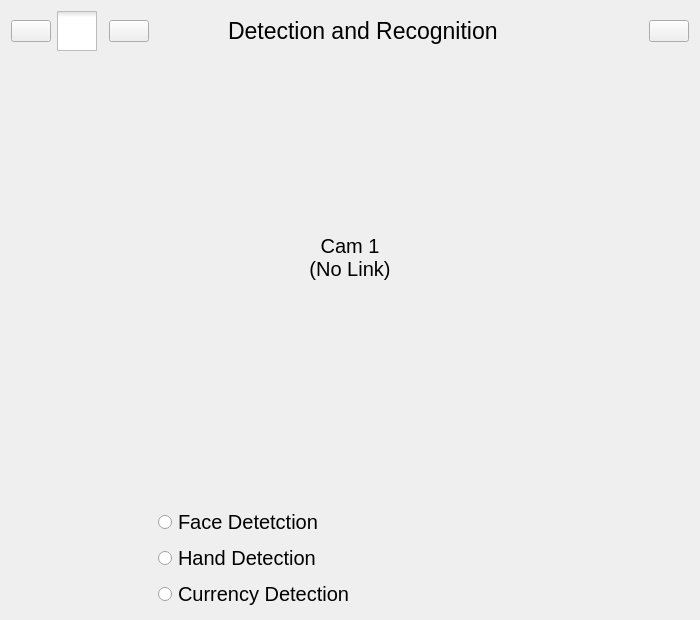
<?xml version="1.0" encoding="UTF-8"?>
<ui version="4.0">
 <class>Detection_Recognition</class>
 <widget class="QWidget" name="Detection_Recognition">
  <property name="geometry">
   <rect>
    <x>0</x>
    <y>0</y>
    <width>700</width>
    <height>620</height>
   </rect>
  </property>
  <property name="minimumSize">
   <size>
    <width>0</width>
    <height>0</height>
   </size>
  </property>
  <property name="windowTitle">
   <string>Face Detction and Recognition</string>
  </property>
  <property name="windowIcon">
   <iconset>
    <normaloff>../Images/Icon.ico</normaloff>../Images/Icon.ico</iconset>
  </property>
  <property name="styleSheet">
   <string notr="true">QProgressBar:horizontal {
    border: 1px solid #3A3939;
    text-align: center;
    padding: 1px;
    background: #201F1F;
}
QProgressBar::chunk:horizontal {
    background-color: qlineargradient(spread:reflect, x1:1, y1:0.545, x2:1, y2:0, stop:0 rgba(28, 66, 111, 255), stop:1 rgba(37, 87, 146, 255));
}

QToolTip
{
    border: 1px solid #3A3939;
    background-color: rgb(90, 102, 117);;
    color: white;
    padding: 1px;
    opacity: 200;
}

QWidget
{
    color: silver;
    background-color: rgb(45,45,68);
    selection-background-color: rgb(45, 45, 68);
	selection-color: rgb(255, 255, 255);
    background-clip: border;
    border-image: none;
    outline: 0;
}

QWidget:item:hover
{
    background-color: #78879b;
    color: black;
}

QCheckBox
{
    spacing: 5px;
    outline: none;
    color: #bbb;
    margin-bottom: 2px;
}

QCheckBox:disabled
{
    color: #777777;
}


QMenuBar
{
    background-color: #302F2F;
    color: silver;
}

QMenuBar::item
{
    background: transparent;
}

QMenuBar::item:selected
{
    background: transparent;
    border: 1px solid #3A3939;
}

QMenuBar::item:pressed
{
    border: 1px solid #3A3939;
    background-color: #3d8ec9;
    color: black;
    margin-bottom:-1px;
    padding-bottom:1px;
}

QMenu
{
    border: 1px solid #3A3939;
    color: silver;
    margin: 1px;
}

QMenu::icon
{
    margin: 1px;
}

QMenu::item
{
    padding: 2px 2px 2px 25px;
    margin-left: 5px;
    border: 1px solid transparent; /* reserve space for selection border */
}

QMenu::item:selected
{
    color: black;
}

QMenu::separator {
    height: 2px;
    background: lightblue;
    margin-left: 10px;
    margin-right: 5px;
}

QMenu::indicator {
    width: 16px;
    height: 16px;
}

/* non-exclusive indicator = check box style indicator
   (see QActionGroup::setExclusive) */
QMenu::indicator:non-exclusive:unchecked {
    image: url(:/dark_blue/img/checkbox_unchecked.png);
}

QMenu::indicator:non-exclusive:unchecked:selected {
    image: url(:/dark_blue/img/checkbox_unchecked_disabled.png);
}

QMenu::indicator:non-exclusive:checked {
    image: url(:/dark_blue/img/checkbox_checked.png);
}

QMenu::indicator:non-exclusive:checked:selected {
    image: url(:/dark_blue/img/checkbox_checked_disabled.png);
}

/* exclusive indicator = radio button style indicator (see QActionGroup::setExclusive) */
QMenu::indicator:exclusive:unchecked {
    image: url(:/dark_blue/img/radio_unchecked.png);
}

QMenu::indicator:exclusive:unchecked:selected {
    image: url(:/dark_blue/img/radio_unchecked_disabled.png);
}

QMenu::indicator:exclusive:checked {
    image: url(:/dark_blue/img/radio_checked.png);
}

QMenu::indicator:exclusive:checked:selected {
    image: url(:/dark_blue/img/radio_checked_disabled.png);
}

QMenu::right-arrow {
    margin: 5px;
    image: url(:/dark_blue/img/right_arrow.png)
}


QWidget:disabled
{
    color: #808080;
    background-color: #302F2F;
}

QAbstractItemView
{
    alternate-background-color: #3A3939;
    color: silver;
    border: 1px solid 3A3939;
    border-radius: 2px;
    padding: 1px;
}

QWidget:focus, QMenuBar:focus
{
    border: 1px solid #78879b;
}

QTabWidget:focus, QCheckBox:focus, QRadioButton:focus, QSlider:focus
{
    border: none;
}

QLineEdit
{
    background-color: #201F1F;
    padding: 2px;
    border-style: solid;
    border: 1px solid #3A3939;
    border-radius: 8px;
    color: silver;
	font-size:17px;
}

QGroupBox {
    border:1px solid #3A3939;
    border-radius: 2px;
    margin-top: 20px;
    background-color: #302F2F;
    color: silver;
}

QGroupBox::title {
    subcontrol-origin: margin;
    subcontrol-position: top center;
    padding-left: 10px;
    padding-right: 10px;
    padding-top: 10px;
}

QAbstractScrollArea
{
    border-radius: 2px;
    border: 1px solid #3A3939;
    background-color: transparent;
}

QScrollBar:horizontal
{
    height: 15px;
    margin: 3px 15px 3px 15px;
    border: 1px transparent #2A2929;
    border-radius: 4px;
    background-color: #2A2929;
}

QScrollBar::handle:horizontal
{
    background-color: #605F5F;
    min-width: 5px;
    border-radius: 4px;
}

QScrollBar::add-line:horizontal
{
    margin: 0px 3px 0px 3px;
    border-image: url(:/dark_blue/img/right_arrow_disabled.png);
    width: 10px;
    height: 10px;
    subcontrol-position: right;
    subcontrol-origin: margin;
}

QScrollBar::sub-line:horizontal
{
    margin: 0px 3px 0px 3px;
    border-image: url(:/dark_blue/img/left_arrow_disabled.png);
    height: 10px;
    width: 10px;
    subcontrol-position: left;
    subcontrol-origin: margin;
}

QScrollBar::add-line:horizontal:hover,QScrollBar::add-line:horizontal:on
{
    border-image: url(:/dark_blue/img/right_arrow.png);
    height: 10px;
    width: 10px;
    subcontrol-position: right;
    subcontrol-origin: margin;
}


QScrollBar::sub-line:horizontal:hover, QScrollBar::sub-line:horizontal:on
{
    border-image: url(:/dark_blue/img/left_arrow.png);
    height: 10px;
    width: 10px;
    subcontrol-position: left;
    subcontrol-origin: margin;
}

QScrollBar::up-arrow:horizontal, QScrollBar::down-arrow:horizontal
{
    background: none;
}


QScrollBar::add-page:horizontal, QScrollBar::sub-page:horizontal
{
    background: none;
}

QScrollBar:vertical
{
    background-color: rgb(59,59,90);
    width: 10px;
    
    border-radius: 4px;
}

QScrollBar::handle:vertical
{
    background-color: rgb(80,80,122);
    min-height: 30px;
    border-radius: 4px;
}

QScrollBar::handle:vertical:hover
{
    background-color: rgb(255,0,127);
}

QScrollBar::handle:vertical:pressed
{
    background-color: rgb(185,0,92);
}

QScrollBar::sub-line:vertical
{
    margin: 3px 0px 3px 0px;
    border-image: url(:/dark_blue/img/up_arrow_disabled.png);
    height: 10px;
    width: 10px;
    subcontrol-position: top;
    subcontrol-origin: margin;
}

QScrollBar::add-line:vertical
{
    margin: 3px 0px 3px 0px;
    border-image: url(:/dark_blue/img/down_arrow_disabled.png);
    height: 10px;
    width: 10px;
    subcontrol-position: bottom;
    subcontrol-origin: margin;
}

QScrollBar::sub-line:vertical:hover,QScrollBar::sub-line:vertical:on
{

    border-image: url(:/dark_blue/img/up_arrow.png);
    height: 10px;
    width: 10px;
    subcontrol-position: top;
    subcontrol-origin: margin;
}


QScrollBar::add-line:vertical:hover, QScrollBar::add-line:vertical:on
{
    border-image: url(:/dark_blue/img/down_arrow.png);
    height: 10px;
    width: 10px;
    subcontrol-position: bottom;
    subcontrol-origin: margin;
}

QScrollBar::up-arrow:vertical, QScrollBar::down-arrow:vertical
{
    background: none;
}


QScrollBar::add-page:vertical, QScrollBar::sub-page:vertical
{
    background: none;
}

QTextEdit
{
    background-color: #201F1F;
    color: silver;
    border: 1px solid #3A3939;
}

QPlainTextEdit
{
    background-color: #201F1F;;
    color: silver;
    border-radius: 2px;
    border: 1px solid #3A3939;
}

QHeaderView::section
{
    background-color: #3A3939;
    color: silver;
    padding-left: 4px;
    border: 1px solid #6c6c6c;
}

QSizeGrip {
    image: url(:/dark_blue/img/sizegrip.png);
    width: 12px;
    height: 12px;
}

QMainWindow
{
    background-color: #302F2F;

}

QMainWindow::separator
{
    background-color: #302F2F;
    color: white;
    padding-left: 4px;
    spacing: 2px;
    border: 1px dashed #3A3939;
}

QMainWindow::separator:hover
{

    background-color: #787876;
    color: white;
    padding-left: 4px;
    border: 1px solid #3A3939;
    spacing: 2px;
}


QMenu::separator
{
    height: 1px;
    background-color: #3A3939;
    color: white;
    padding-left: 4px;
    margin-left: 10px;
    margin-right: 5px;
}


QFrame
{
    border-radius: 2px;
    border: 1px solid #444;
}

QFrame[frameShape=&quot;0&quot;]
{
    border-radius: 2px;
    border: 1px transparent #444;
}

QStackedWidget
{
    background-color: #302F2F;
    border: 1px transparent black;
}

QToolBar {
    border: 1px transparent #393838;
    background: 1px solid #302F2F;
    font-weight: bold;
}

QToolBar::handle:horizontal {
    image: url(:/dark_blue/img/Hmovetoolbar.png);
}
QToolBar::handle:vertical {
    image: url(:/dark_blue/img/Vmovetoolbar.png);
}
QToolBar::separator:horizontal {
    image: url(:/dark_blue/img/Hsepartoolbar.png);
}
QToolBar::separator:vertical {
    image: url(:/dark_blue/img/Vsepartoolbars.png);
}

QPushButton
{
	font-size:15px;
    color: silver;
    background-color: rgb(45,45,68);
    border-width: 2px;
    border-color: rgb(74,73,120);
    border-style: solid;
    padding-top: 2px;
    padding-bottom: 2px;
    padding-left: 10px;
    padding-right: 10px;
    border-radius: 10px;
    /* outline: none; */
    /* min-width: 40px; */
}

QPushButton:disabled
{
    background-color: #302F2F;
    border-width: 2px;
    border-color: #3A3939;
    border-style: solid;
    padding-top: 2px;
    padding-bottom: 2px;
    padding-left: 10px;
    padding-right: 10px;
    /*border-radius: 2px;*/
    color: #808080;
}

QComboBox
{
    selection-background-color: #3d8ec9;
    background-color: #201F1F;
    border-style: solid;
    border: 1px solid #3A3939;
    border-radius: 2px;
    padding: 2px;
    min-width: 75px;
}

QPushButton:checked{
    background-color: #4A4949;
    border-color: #6A6969;
}

QPushButton:hover {
    border: 2px solid #78879b;
    color: silver;
}

QComboBox:hover, QAbstractSpinBox:hover,QLineEdit:hover,QTextEdit:hover,QPlainTextEdit:hover,QAbstractView:hover,QTreeView:hover
{
    border: 1px solid #78879b;
    color: silver;
}

QComboBox:on
{
    background-color: #626873;
    padding-top: 3px;
    padding-left: 4px;
    selection-background-color: #4a4a4a;
}

QComboBox QAbstractItemView
{
    background-color: #201F1F;
    border-radius: 2px;
    border: 1px solid #444;
    selection-background-color: #3d8ec9;
    color: silver;
}

QComboBox::drop-down
{
    subcontrol-origin: padding;
    subcontrol-position: top right;
    width: 15px;

    border-left-width: 0px;
    border-left-color: darkgray;
    border-left-style: solid;
    border-top-right-radius: 3px;
    border-bottom-right-radius: 3px;
}

QComboBox::down-arrow
{
    image: url(:/dark_blue/img/down_arrow_disabled.png);
}

QComboBox::down-arrow:on, QComboBox::down-arrow:hover,
QComboBox::down-arrow:focus
{
    image: url(:/dark_blue/img/down_arrow.png);
}

QPushButton:pressed
{
    background-color: #3d8ec9;;
}

QAbstractSpinBox {
    padding-top: 2px;
    padding-bottom: 2px;
    border: 1px solid #3A3939;
    background-color: #201F1F;
    color: silver;
    border-radius: 2px;
    min-width: 75px;
}

QAbstractSpinBox:up-button
{
    background-color: transparent;
    subcontrol-origin: border;
    subcontrol-position: top right;
}

QAbstractSpinBox:down-button
{
    background-color: transparent;
    subcontrol-origin: border;
    subcontrol-position: bottom right;
}

QAbstractSpinBox::up-arrow,QAbstractSpinBox::up-arrow:disabled,QAbstractSpinBox::up-arrow:off {
    image: url(:/dark_blue/img/up_arrow_disabled.png);
    width: 10px;
    height: 10px;
}
QAbstractSpinBox::up-arrow:hover
{
    image: url(:/dark_blue/img/up_arrow.png);
}


QAbstractSpinBox::down-arrow,QAbstractSpinBox::down-arrow:disabled,QAbstractSpinBox::down-arrow:off
{
    image: url(:/dark_blue/img/down_arrow_disabled.png);
    width: 10px;
    height: 10px;
}
QAbstractSpinBox::down-arrow:hover
{
    image: url(:/dark_blue/img/down_arrow.png);
}


QLabel
{
    border: 0px solid black;
}

QTabWidget{
    border: 1px transparent black;
}

QTabWidget::pane {
    border: 1px solid #444;
    border-radius: 3px;
    padding: 3px;
}

QTabBar
{
    qproperty-drawBase: 0;
    left: 5px; /* move to the right by 5px */
}

QTabBar:focus
{
    border: 0px transparent black;
}

QTabBar::close-button  {
    image: url(:/dark_blue/img/close.png);
    background: transparent;
}

QTabBar::close-button:hover
{
    image: url(:/dark_blue/img/close-hover.png);
    background: transparent;
}

QTabBar::close-button:pressed {
    image: url(:/dark_blue/img/close-pressed.png);
    background: transparent;
}

/* TOP TABS */
QTabBar::tab:top {
    color: #b1b1b1;
    border: 1px solid #4A4949;
    border-bottom: 1px transparent black;
    background-color: #302F2F;
    padding: 5px;
    border-top-left-radius: 2px;
    border-top-right-radius: 2px;
}

QTabBar::tab:top:!selected
{
    color: #b1b1b1;
    background-color: #201F1F;
    border: 1px transparent #4A4949;
    border-bottom: 1px transparent #4A4949;
    border-top-left-radius: 0px;
    border-top-right-radius: 0px;
}

QTabBar::tab:top:!selected:hover {
    background-color: #48576b;
}

/* BOTTOM TABS */
QTabBar::tab:bottom {
    color: #b1b1b1;
    border: 1px solid #4A4949;
    border-top: 1px transparent black;
    background-color: #302F2F;
    padding: 5px;
    border-bottom-left-radius: 2px;
    border-bottom-right-radius: 2px;
}

QTabBar::tab:bottom:!selected
{
    color: #b1b1b1;
    background-color: #201F1F;
    border: 1px transparent #4A4949;
    border-top: 1px transparent #4A4949;
    border-bottom-left-radius: 0px;
    border-bottom-right-radius: 0px;
}

QTabBar::tab:bottom:!selected:hover {
    background-color: #78879b;
}

/* LEFT TABS */
QTabBar::tab:left {
    color: #b1b1b1;
    border: 1px solid #4A4949;
    border-left: 1px transparent black;
    background-color: #302F2F;
    padding: 5px;
    border-top-right-radius: 2px;
    border-bottom-right-radius: 2px;
}

QTabBar::tab:left:!selected
{
    color: #b1b1b1;
    background-color: #201F1F;
    border: 1px transparent #4A4949;
    border-right: 1px transparent #4A4949;
    border-top-right-radius: 0px;
    border-bottom-right-radius: 0px;
}

QTabBar::tab:left:!selected:hover {
    background-color: #48576b;
}


/* RIGHT TABS */
QTabBar::tab:right {
    color: #b1b1b1;
    border: 1px solid #4A4949;
    border-right: 1px transparent black;
    background-color: #302F2F;
    padding: 5px;
    border-top-left-radius: 2px;
    border-bottom-left-radius: 2px;
}

QTabBar::tab:right:!selected
{
    color: #b1b1b1;
    background-color: #201F1F;
    border: 1px transparent #4A4949;
    border-right: 1px transparent #4A4949;
    border-top-left-radius: 0px;
    border-bottom-left-radius: 0px;
}

QTabBar::tab:right:!selected:hover {
    background-color: #48576b;
}

QTabBar QToolButton::right-arrow:enabled {
     image: url(:/dark_blue/img/right_arrow.png);
 }

 QTabBar QToolButton::left-arrow:enabled {
     image: url(:/dark_blue/img/left_arrow.png);
 }

QTabBar QToolButton::right-arrow:disabled {
     image: url(:/dark_blue/img/right_arrow_disabled.png);
 }

 QTabBar QToolButton::left-arrow:disabled {
     image: url(:/dark_blue/img/left_arrow_disabled.png);
 }


QDockWidget {
    border: 1px solid #403F3F;
    titlebar-close-icon: url(:/dark_blue/img/close.png);
    titlebar-normal-icon: url(:/dark_blue/img/undock.png);
}

QDockWidget::close-button, QDockWidget::float-button {
    border: 1px solid transparent;
    border-radius: 2px;
    background: transparent;
}

QDockWidget::close-button:hover, QDockWidget::float-button:hover {
    background: rgba(255, 255, 255, 10);
}

QDockWidget::close-button:pressed, QDockWidget::float-button:pressed {
    padding: 1px -1px -1px 1px;
    background: rgba(255, 255, 255, 10);
}

QTreeView, QListView, QTextBrowser, AtLineEdit, AtLineEdit::hover {
    border: 1px solid #444;
    background-color: silver;
    border-radius: 3px;
    margin-left: 3px;
    color: black;
}

QTreeView:branch:selected, QTreeView:branch:hover {
    background: url(:/dark_blue/img/transparent.png);
}

QTreeView::branch:has-siblings:!adjoins-item {
    border-image: url(:/dark_blue/img/transparent.png);
}

QTreeView::branch:has-siblings:adjoins-item {
    border-image: url(:/dark_blue/img/transparent.png);
}

QTreeView::branch:!has-children:!has-siblings:adjoins-item {
    border-image: url(:/dark_blue/img/transparent.png);
}

QTreeView::branch:has-children:!has-siblings:closed,
QTreeView::branch:closed:has-children:has-siblings {
    image: url(:/dark_blue/img/branch_closed.png);
}

QTreeView::branch:open:has-children:!has-siblings,
QTreeView::branch:open:has-children:has-siblings  {
    image: url(:/dark_blue/img/branch_open.png);
}

QTreeView::branch:has-children:!has-siblings:closed:hover,
QTreeView::branch:closed:has-children:has-siblings:hover {
    image: url(:/dark_blue/img/branch_closed-on.png);
    }

QTreeView::branch:open:has-children:!has-siblings:hover,
QTreeView::branch:open:has-children:has-siblings:hover  {
    image: url(:/dark_blue/img/branch_open-on.png);
    }

QListView::item:!selected:hover, QListView::item:!selected:hover, QTreeView::item:!selected:hover  {
    background: rgba(0, 0, 0, 0);
    outline: 0;
    color: #FFFFFF
}

QListView::item:selected:hover, QListView::item:selected:hover, QTreeView::item:selected:hover  {
    background: #3d8ec9;
    color: #FFFFFF;
}

QSlider::groove:horizontal {
    border: 1px solid #3A3939;
    height: 8px;
    background: #201F1F;
    margin: 2px 0;
    border-radius: 2px;
}

QSlider::handle:horizontal {
    background: QLinearGradient( x1: 0, y1: 0, x2: 0, y2: 1,
      stop: 0.0 silver, stop: 0.2 #a8a8a8, stop: 1 #727272);
    border: 1px solid #3A3939;
    width: 14px;
    height: 14px;
    margin: -4px 0;
    border-radius: 2px;
}

QSlider::groove:vertical {
    border: 1px solid #3A3939;
    width: 8px;
    background: #201F1F;
    margin: 0 0px;
    border-radius: 2px;
}

QSlider::handle:vertical {
    background: QLinearGradient( x1: 0, y1: 0, x2: 0, y2: 1, stop: 0.0 silver,
    stop: 0.2 #a8a8a8, stop: 1 #727272);
    border: 1px solid #3A3939;
    width: 14px;
    height: 14px;
    margin: 0 -4px;
    border-radius: 2px;
}

QToolButton {
    /*  background-color: transparent; */
    border: 2px transparent #4A4949;
    border-radius: 4px;
    background-color: dimgray;
    margin: 2px;
    padding: 2px;
}

QToolButton[popupMode=&quot;1&quot;] { /* only for MenuButtonPopup */
 padding-right: 20px; /* make way for the popup button */
 border: 2px transparent #4A4949;
 border-radius: 4px;
}

QToolButton[popupMode=&quot;2&quot;] { /* only for InstantPopup */
 padding-right: 10px; /* make way for the popup button */
 border: 2px transparent #4A4949;
}


QToolButton:hover, QToolButton::menu-button:hover {
    border: 2px solid #78879b;
}

QToolButton:checked, QToolButton:pressed,
    QToolButton::menu-button:pressed {
    background-color: #4A4949;
    border: 2px solid #78879b;
}

/* the subcontrol below is used only in the InstantPopup or DelayedPopup mode */
QToolButton::menu-indicator {
    image: url(:/dark_blue/img/down_arrow.png);
    top: -7px; left: -2px; /* shift it a bit */
}

/* the subcontrols below are used only in the MenuButtonPopup mode */
QToolButton::menu-button {
    border: 1px transparent #4A4949;
    border-top-right-radius: 6px;
    border-bottom-right-radius: 6px;
    /* 16px width + 4px for border = 20px allocated above */
    width: 16px;
    outline: none;
}

QToolButton::menu-arrow {
    image: url(:/dark_blue/img/down_arrow.png);
}

QToolButton::menu-arrow:open {
    top: 1px; left: 1px; /* shift it a bit */
    border: 1px solid #3A3939;
}

QPushButton::menu-indicator  {
    subcontrol-origin: padding;
    subcontrol-position: bottom right;
    left: 4px;
}

QTableView
{
    border: 1px solid #444;
    gridline-color: #6c6c6c;
    background-color: #201F1F;
}


QTableView, QHeaderView
{
    border-radius: 0px;
}



QTableView::item:selected:active, QTreeView::item:selected:active, QListView::item:selected:active  {
    background: rgb(45, 45, 68);
    color: rgb(255, 255, 255);
}


QHeaderView
{
    border: 1px transparent;
    border-radius: 2px;
    margin: 0px;
    padding: 0px;
}

QHeaderView::section  {
    background-color: #3A3939;
    color: silver;
    padding: 4px;
    border: 1px solid #6c6c6c;
    border-radius: 0px;
    text-align: center;
}

QHeaderView::section::vertical::first, QHeaderView::section::vertical::only-one
{
    border-top: 1px solid #6c6c6c;
}

QHeaderView::section::vertical
{
    border-top: transparent;
}

QHeaderView::section::horizontal::first, QHeaderView::section::horizontal::only-one
{
    border-left: 1px solid #6c6c6c;
}

QHeaderView::section::horizontal
{
    border-left: transparent;
}


QHeaderView::section:checked
 {
    color: white;
    background-color: #5A5959;
 }

 /* style the sort indicator */
QHeaderView::down-arrow {
    image: url(:/dark_blue/img/down_arrow.png);
}

QHeaderView::up-arrow {
    image: url(:/dark_blue/img/up_arrow.png);
}


QTableCornerButton::section {
    background-color: #3A3939;
    border: 1px solid #3A3939;
    border-radius: 2px;
}

QToolBox  {
    padding: 3px;
    border: 1px transparent black;
}

QToolBox::tab {
    color: #b1b1b1;
    background-color: #302F2F;
    border: 1px solid #4A4949;
    border-bottom: 1px transparent #302F2F;
    border-top-left-radius: 5px;
    border-top-right-radius: 5px;
}

 QToolBox::tab:selected { /* italicize selected tabs */
    font: italic;
    background-color: #302F2F;
    border-color: #3d8ec9;
 }

QStatusBar::item {
    border: 1px solid #3A3939;
    border-radius: 2px;
 }


QFrame[height=&quot;3&quot;], QFrame[width=&quot;3&quot;] {
    background-color: #AAA;
}


QSplitter::handle {
    border: 1px dashed #3A3939;
}

QSplitter::handle:hover {
    background-color: #787876;
    border: 1px solid #3A3939;
}

QSplitter::handle:horizontal {
    width: 1px;
}

QSplitter::handle:vertical {
    height: 1px;
}

QListWidget {
    background-color: silver;
    border-radius: 5px;
    margin-left: 5px;
}

QListWidget::item {
    color: black;
}

QMessageBox {
    messagebox-critical-icon	: url(:/dark_blue/img/critical.png);
    messagebox-information-icon	: url(:/dark_blue/img/information.png);
    messagebox-question-icon	: url(:/dark_blue/img/question.png);
    messagebox-warning-icon:    : url(:/dark_blue/img/warning.png);
}

ColorButton::enabled {
    border-radius: 0px;
    border: 1px solid #444444;
}

ColorButton::disabled {
    border-radius: 0px;
    border: 1px solid #AAAAAA;
}</string>
  </property>
  <layout class="QVBoxLayout" name="verticalLayout_3">
   <item>
    <layout class="QHBoxLayout" name="horizontalLayout">
     <item>
      <widget class="QPushButton" name="rotateL">
       <property name="styleSheet">
        <string notr="true">border-color: rgb(45,45,68);</string>
       </property>
       <property name="text">
        <string/>
       </property>
       <property name="icon">
        <iconset>
         <normaloff>../Images/rotate_left-removebg-preview.png</normaloff>../Images/rotate_left-removebg-preview.png</iconset>
       </property>
       <property name="iconSize">
        <size>
         <width>30</width>
         <height>30</height>
        </size>
       </property>
      </widget>
     </item>
     <item>
      <widget class="QCheckBox" name="togCam">
       <property name="styleSheet">
        <string notr="true">QCheckBox::indicator{
	width: 40px;
	height: 40px;
}

QCheckBox::indicator:unchecked {
	image: url(./Images/switch_off.png)
}

QCheckBox::indicator:checked {
	image: url(./Images/switch_on.png)
}
QCheckBox {
color: rgb(45,45,68);
}</string>
       </property>
       <property name="text">
        <string/>
       </property>
      </widget>
     </item>
     <item>
      <widget class="QPushButton" name="rotateR">
       <property name="styleSheet">
        <string notr="true">border-color: rgb(45,45,68);</string>
       </property>
       <property name="text">
        <string/>
       </property>
       <property name="icon">
        <iconset>
         <normaloff>../Images/rotate_right-removebg-preview.png</normaloff>../Images/rotate_right-removebg-preview.png</iconset>
       </property>
       <property name="iconSize">
        <size>
         <width>30</width>
         <height>30</height>
        </size>
       </property>
      </widget>
     </item>
     <item>
      <spacer name="horizontalSpacer_4">
       <property name="orientation">
        <enum>Qt::Horizontal</enum>
       </property>
       <property name="sizeHint" stdset="0">
        <size>
         <width>40</width>
         <height>20</height>
        </size>
       </property>
      </spacer>
     </item>
     <item>
      <widget class="QLabel" name="title">
       <property name="font">
        <font>
         <pointsize>17</pointsize>
        </font>
       </property>
       <property name="text">
        <string>Detection and Recognition</string>
       </property>
      </widget>
     </item>
     <item>
      <spacer name="horizontalSpacer_2">
       <property name="orientation">
        <enum>Qt::Horizontal</enum>
       </property>
       <property name="sizeHint" stdset="0">
        <size>
         <width>40</width>
         <height>20</height>
        </size>
       </property>
      </spacer>
     </item>
     <item>
      <spacer name="horizontalSpacer_5">
       <property name="orientation">
        <enum>Qt::Horizontal</enum>
       </property>
       <property name="sizeHint" stdset="0">
        <size>
         <width>40</width>
         <height>20</height>
        </size>
       </property>
      </spacer>
     </item>
     <item>
      <widget class="QPushButton" name="exit">
       <property name="styleSheet">
        <string notr="true">border-color: rgb(45,45,68);</string>
       </property>
       <property name="text">
        <string/>
       </property>
       <property name="icon">
        <iconset>
         <normaloff>../Images/cross.png</normaloff>../Images/cross.png</iconset>
       </property>
       <property name="iconSize">
        <size>
         <width>50</width>
         <height>50</height>
        </size>
       </property>
      </widget>
     </item>
    </layout>
   </item>
   <item>
    <layout class="QHBoxLayout" name="horizontalLayout_2">
     <item>
      <spacer name="horizontalSpacer_9">
       <property name="orientation">
        <enum>Qt::Horizontal</enum>
       </property>
       <property name="sizeHint" stdset="0">
        <size>
         <width>40</width>
         <height>20</height>
        </size>
       </property>
      </spacer>
     </item>
     <item>
      <widget class="QLabel" name="cam1">
       <property name="minimumSize">
        <size>
         <width>420</width>
         <height>400</height>
        </size>
       </property>
       <property name="font">
        <font>
         <pointsize>15</pointsize>
        </font>
       </property>
       <property name="styleSheet">
        <string notr="true">border-width: 3px;
border-color: rgb(74,73,120);
border-radius: 15px;</string>
       </property>
       <property name="text">
        <string>Cam 1
(No Link)</string>
       </property>
       <property name="scaledContents">
        <bool>true</bool>
       </property>
       <property name="alignment">
        <set>Qt::AlignCenter</set>
       </property>
      </widget>
     </item>
     <item>
      <spacer name="horizontalSpacer_10">
       <property name="orientation">
        <enum>Qt::Horizontal</enum>
       </property>
       <property name="sizeHint" stdset="0">
        <size>
         <width>40</width>
         <height>20</height>
        </size>
       </property>
      </spacer>
     </item>
    </layout>
   </item>
   <item>
    <spacer name="verticalSpacer_2">
     <property name="orientation">
      <enum>Qt::Vertical</enum>
     </property>
     <property name="sizeHint" stdset="0">
      <size>
       <width>20</width>
       <height>40</height>
      </size>
     </property>
    </spacer>
   </item>
   <item>
    <spacer name="verticalSpacer">
     <property name="orientation">
      <enum>Qt::Vertical</enum>
     </property>
     <property name="sizeHint" stdset="0">
      <size>
       <width>20</width>
       <height>40</height>
      </size>
     </property>
    </spacer>
   </item>
   <item>
    <layout class="QHBoxLayout" name="horizontalLayout_5">
     <item>
      <spacer name="horizontalSpacer_6">
       <property name="orientation">
        <enum>Qt::Horizontal</enum>
       </property>
       <property name="sizeHint" stdset="0">
        <size>
         <width>40</width>
         <height>20</height>
        </size>
       </property>
      </spacer>
     </item>
     <item>
      <layout class="QVBoxLayout" name="verticalLayout">
       <item>
        <widget class="QRadioButton" name="face">
         <property name="font">
          <font>
           <pointsize>15</pointsize>
          </font>
         </property>
         <property name="text">
          <string>Face Detetction</string>
         </property>
         <property name="checkable">
          <bool>true</bool>
         </property>
         <property name="checked">
          <bool>false</bool>
         </property>
        </widget>
       </item>
       <item>
        <widget class="QRadioButton" name="hand">
         <property name="font">
          <font>
           <pointsize>15</pointsize>
          </font>
         </property>
         <property name="text">
          <string>Hand Detection</string>
         </property>
        </widget>
       </item>
       <item>
        <widget class="QRadioButton" name="currency">
         <property name="font">
          <font>
           <pointsize>15</pointsize>
          </font>
         </property>
         <property name="text">
          <string>Currency Detection</string>
         </property>
        </widget>
       </item>
      </layout>
     </item>
     <item>
      <spacer name="horizontalSpacer_3">
       <property name="orientation">
        <enum>Qt::Horizontal</enum>
       </property>
       <property name="sizeHint" stdset="0">
        <size>
         <width>40</width>
         <height>20</height>
        </size>
       </property>
      </spacer>
     </item>
     <item>
      <layout class="QVBoxLayout" name="verticalLayout_2">
       <item>
        <layout class="QHBoxLayout" name="horizontalLayout_4">
         <item>
          <widget class="QLabel" name="detection">
           <property name="font">
            <font>
             <pointsize>17</pointsize>
             <bold>true</bold>
            </font>
           </property>
           <property name="text">
            <string/>
           </property>
          </widget>
         </item>
         <item>
          <widget class="QLabel" name="detected">
           <property name="font">
            <font>
             <pointsize>17</pointsize>
            </font>
           </property>
           <property name="styleSheet">
            <string notr="true">color: rgb(0, 255, 0);</string>
           </property>
           <property name="text">
            <string/>
           </property>
          </widget>
         </item>
        </layout>
       </item>
       <item>
        <layout class="QHBoxLayout" name="horizontalLayout_3">
         <item>
          <widget class="QLabel" name="data">
           <property name="font">
            <font>
             <pointsize>17</pointsize>
             <bold>true</bold>
            </font>
           </property>
           <property name="text">
            <string/>
           </property>
          </widget>
         </item>
         <item>
          <widget class="QLabel" name="number">
           <property name="font">
            <font>
             <pointsize>17</pointsize>
            </font>
           </property>
           <property name="styleSheet">
            <string notr="true">color: rgb(255, 50, 50);</string>
           </property>
           <property name="text">
            <string/>
           </property>
          </widget>
         </item>
        </layout>
       </item>
      </layout>
     </item>
     <item>
      <spacer name="horizontalSpacer_7">
       <property name="orientation">
        <enum>Qt::Horizontal</enum>
       </property>
       <property name="sizeHint" stdset="0">
        <size>
         <width>40</width>
         <height>20</height>
        </size>
       </property>
      </spacer>
     </item>
    </layout>
   </item>
  </layout>
 </widget>
 <resources/>
 <connections/>
</ui>
